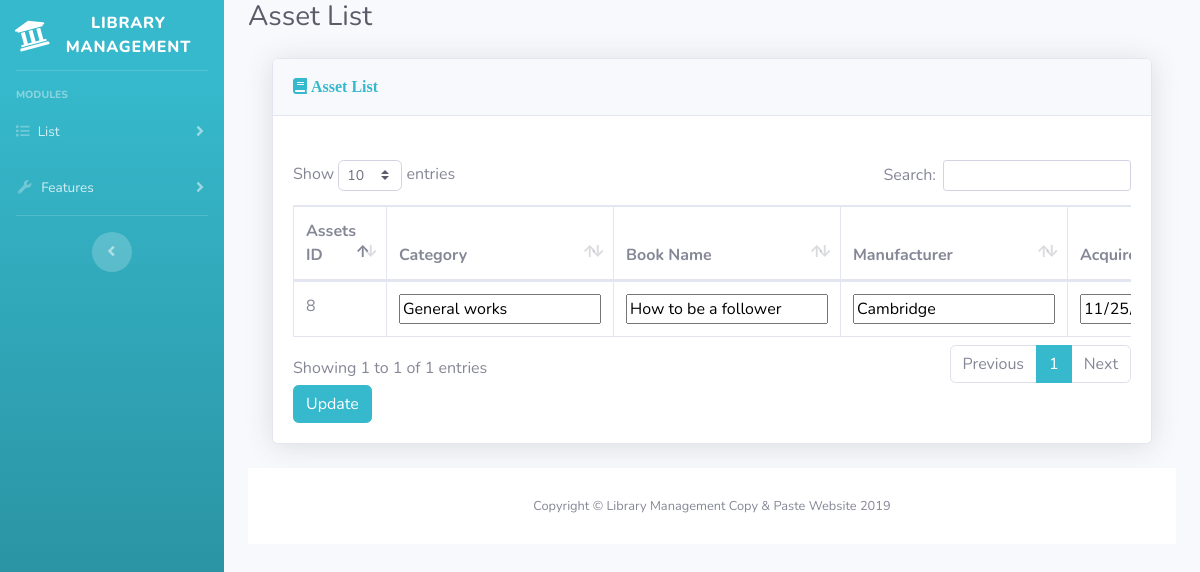
The page /edit_update_asset.php?id_number=8 on the database its author committed.
### tables this page shows
CREATE TABLE `Assets` (
  `AssetsID` int(11) NOT NULL AUTO_INCREMENT,
  `Category` varchar(45) NOT NULL,
  `BookName` varchar(100) NOT NULL,
  `Manufacturer` varchar(45) NOT NULL,
  `AcquiredDate` varchar(10) NOT NULL,
  `PurchasedPrice` varchar(45) NOT NULL,
  `CurrentValue` varchar(45) NOT NULL,
  `BookCondition` varchar(7) NOT NULL,
  `Location` varchar(45) NOT NULL,
  PRIMARY KEY (`AssetsID`)
);

### edit_update_asset.php (the view, shortened to what this page needs)
<!DOCTYPE html>
<html lang="en">
<head>
    <link href="vendor/fontawesome-free/css/all.min.css" rel="stylesheet" type="text/css">
    <link href="css/sb-admin-2.min.css" rel="stylesheet">
    <link href="vendor/datatables/dataTables.bootstrap4.min.css" rel="stylesheet">
</head>
<body id="page-top">
<div id="wrapper">
    <ul class="navbar-nav bg-gradient-info sidebar sidebar-dark accordion" id="accordionSidebar">
        <a class="sidebar-brand d-flex align-items-center justify-content-center" href="index.php">
            <div class="sidebar-brand-icon rotate-n-15">
                <i class="fa fa-university" aria-hidden="true"></i>
            </div>
            <div class="sidebar-brand-text mx-3">Library Management</div>
        </a>
        <hr class="sidebar-divider">
        <div class="sidebar-heading">
            Modules
        </div>
        <li class="nav-item">
            <a class="nav-link collapsed" href="#" data-toggle="collapse" data-target="#collapseTwo"
               aria-expanded="true" aria-controls="collapseTwo">
                <i class="fa fa-list" aria-hidden="true"></i>
                <span>List</span>
            </a>
        </li>
        <li class="nav-item">
            <a class="nav-link collapsed" href="#" data-toggle="collapse" data-target="#collapseUtilities" aria-expanded="true" aria-controls="collapseUtilities">
                <i class="fas fa-fw fa-wrench"></i>
                <span>Features</span>
            </a>
        </li>
        <hr class="sidebar-divider d-none d-md-block">
        <div class="text-center d-none d-md-inline">
            <button class="rounded-circle border-0" id="sidebarToggle"></button>
        </div>
    </ul>
    <div id="content-wrapper" class="d-flex flex-column">
        <div id="content">
            <div class="container-fluid">
                <div class="d-sm-flex align-items-center justify-content-between mb-4">
                    <h1 class="h3 mb-0 text-gray-800">Asset List</h1>
                </div>
                <div class="container-fluid">
                    <div class="card shadow mb-4">
                        <div class="card-header py-3">
                            <h6 class="fa fa-book m-0 font-weight-bold text-info"> Asset List</h6>
                        </div>
                        <div class="container-fluid"><br>
                        </div>
                        <div class="card-body">
                            <form action="edit/update_asset.php" method="post">
                                <div class="table-responsive">
                                    <?php
                                    include_once 'edit/db_connect.php';
                                    if (isset($_GET)) {
                                        $id = $_GET['id_number'];
                                    }
                                    $query = "SELECT * FROM";
                                    $query .= " Assets ";
                                    $query .= "WHERE AssetsID = $id";
                                    $result = mysqli_query($conn, $query);
                                    if (!$result) {
                                        $string = "<div class='alert alert-danger alert-dismissible fade show' role='alert'>
                                Query Failed!
                                <button type='button' class='close' data-dismiss='alert' aria-label='Close'>
                                <span aria-hidden='true'>&times;</span>
                                </button>
                                </div>";
                                        $_SESSION['updateAsset'] = $string;
                                    } else {
                                        echo "<table class='table table-bordered' id='dataTable' width='100%' cellspacing='0'>";
                                        echo "<thead>";
                                        echo "<tr>";
                                        echo "<th>Assets ID</th>";
                                        echo "<th>Category</th>";
                                        echo "<th>Book Name</th>";
                                        echo "<th>Manufacturer</th>";
                                        echo "<th>Acquired Date</th>";
                                        echo "</tr>";
                                        echo "</thead>";
                                        echo "<tbody>";
                                        while ($row = mysqli_fetch_array($result)) {
                                            echo "<tr>";
                                            echo "<td><input type='hidden' maxlength='11' requried name='id' value='".$row['AssetsID']."'>".$id."</td>";
                                            echo "<td><input maxlength='45' requried name='category' value='".$row['Category']."'></td>";
                                            echo "<td><input maxlength='100' requried name='book_name' value='".$row['BookName']."'></td>";
                                            echo "<td><input maxlength='45' requried name='manufacturer' value='".$row['Manufacturer']."'></td>";
                                            echo "<td><input type='date' maxlength='10' requried name='acquired_date' value='".$row['AcquiredDate']."'></td>";
                                            echo "</tr>";
                                        }
                                        echo "</tbody>";
                                        echo "</table>";
                                        echo "<input type='submit' Value='Update' class='btn btn-info' name='updateEditAsset'>";
                                    }
                                    ?>
                                </div>
                            </form>
                        </div>
                    </div>
                </div>
                <footer class="sticky-footer bg-white">
                    <div class="container my-auto">
                        <div class="copyright text-center my-auto">
                            <span>Copyright &copy; Library Management Copy & Paste Website 2019</span>
                        </div>
                    </div>
                </footer>
            </div>
        </div>
    </div>
</div>
</body>
</html>

### rows shown on the page
assets: category "General works", book_name "How to be a follower", manufacturer "Cambridge", acquired_date "11/25/2019"
